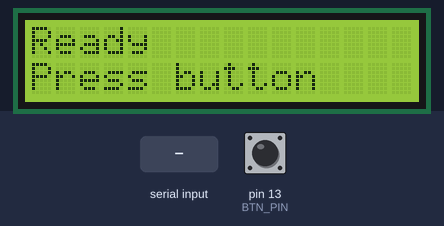
This sketch was run on a simulated Arduino Uno, built with avr-gcc and run on an emulated ATmega328P. Parts: 16×2 character LCD. Inputs (shaded band) come from the test bench; at power-on: pin 13 (BTN_PIN) HIGH. What the sketch prints to the serial monitor is not drawn.

Above: at 1.2 s.
1.3 s: pin 13 (BTN_PIN) pulled LOW for 0.15 s
At 1.7 s:
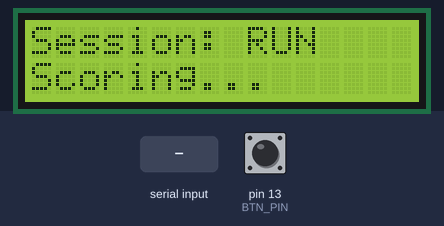
2.9 s: "SCORE:\n" received over Serial
At 4.1 s:
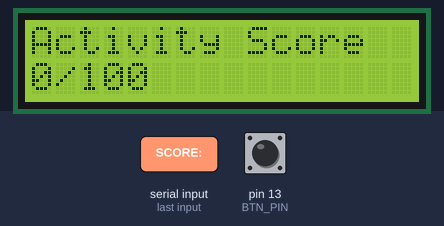
4.4 s: pin 13 (BTN_PIN) pulled LOW for 1 s
At 5.3 s:
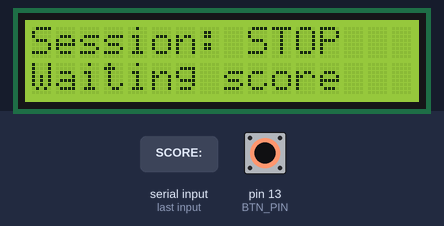
6.9 s: "SCORE:90\n" received over Serial
At 7.2 s:
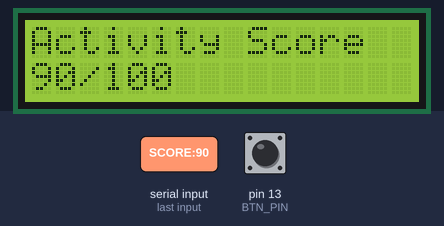
8.4 s: pin 13 (BTN_PIN) pulled LOW for 3.2 s
At 9.5 s:
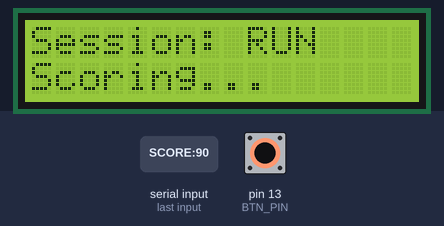
13.1 s: "SCORE:,45\n" received over Serial
At 14.3 s:
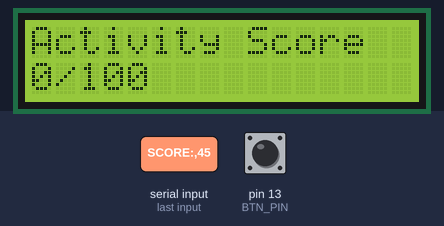
Timing chart, 0 to 15.6 s (numbered marks = the images above; inputs shaded):
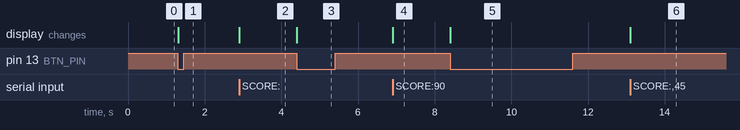

The sketch:

activitiyap.ino
```cpp
#include <LiquidCrystal.h>

// RS, E, D4, D5, D6, D7
LiquidCrystal lcd(12, 11, 7, 6, 5, 4);

const int BTN_PIN = 13;

bool running = false;
unsigned long lastDebounce = 0;
const unsigned long debounceMs = 120;

String line = "";

void setup() {
  pinMode(BTN_PIN, INPUT_PULLUP);

  Serial.begin(115200);

  lcd.begin(16, 2);
  lcd.clear();
  lcd.setCursor(0, 0);
  lcd.print("Ready");
  lcd.setCursor(0, 1);
  lcd.print("Press button");
}

void showStatus() {
  lcd.clear();
  lcd.setCursor(0, 0);
  if (running) {
    lcd.print("Session: RUN");
    lcd.setCursor(0, 1);
    lcd.print("Scoring...");
  } else {
    lcd.print("Session: STOP");
    lcd.setCursor(0, 1);
    lcd.print("Waiting score");
  }
}

void showScore(int score) {
  lcd.clear();
  lcd.setCursor(0, 0);
  lcd.print("Activity Score");

  lcd.setCursor(0, 1);
  lcd.print(score);
  lcd.print("/100");
}

void loop() {
  // ---- Button toggle start/stop ----
  if (millis() - lastDebounce > debounceMs) {
    if (digitalRead(BTN_PIN) == LOW) {
      lastDebounce = millis();

      // toggle
      running = !running;

      if (running) Serial.println("START");
      else         Serial.println("STOP");

      showStatus();

      // wait for release so it doesn't double-trigger
      while (digitalRead(BTN_PIN) == LOW) delay(5);
    }
  }

  // ---- Read score from PC ----
  while (Serial.available()) {
    char c = Serial.read();
    if (c == '\n') {
      line.trim();

      // Expect: SCORE:83
      if (line.startsWith("SCORE:")) {
        int score = line.substring(6).toInt();
        if (score < 0) score = 0;
        if (score > 100) score = 100;
        showScore(score);
      }

      line = "";
    } else {
      line += c;
      if (line.length() > 40) line = ""; // safety
    }
  }
}
```

Measured:
- after the input at 1.3 s, the display: changes at once (image 1)
- after the input at 2.9 s, the display: changes at once (image 2)
- after the input at 4.4 s, the display: changes at once (image 3)
- after the input at 6.9 s, the display: changes at once (image 4)
- after the input at 8.4 s, the display: changes at once (image 5)
- after the input at 13.1 s, the display: changes at once (image 6)
